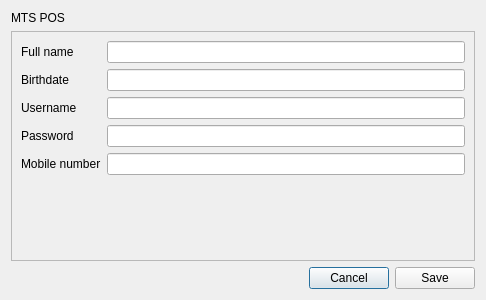
<?xml version="1.0" encoding="UTF-8"?>
<ui version="4.0">
 <class>DialogEditCurrentUser</class>
 <widget class="QDialog" name="DialogEditCurrentUser">
  <property name="geometry">
   <rect>
    <x>0</x>
    <y>0</y>
    <width>486</width>
    <height>300</height>
   </rect>
  </property>
  <property name="windowTitle">
   <string>Edit</string>
  </property>
  <layout class="QVBoxLayout" name="verticalLayout">
   <item>
    <widget class="QLabel" name="label_6">
     <property name="sizePolicy">
      <sizepolicy hsizetype="Preferred" vsizetype="Fixed">
       <horstretch>0</horstretch>
       <verstretch>0</verstretch>
      </sizepolicy>
     </property>
     <property name="text">
      <string>MTS POS</string>
     </property>
    </widget>
   </item>
   <item>
    <widget class="QScrollArea" name="scrollArea">
     <property name="widgetResizable">
      <bool>true</bool>
     </property>
     <widget class="QWidget" name="scrollAreaWidgetContents">
      <property name="geometry">
       <rect>
        <x>0</x>
        <y>0</y>
        <width>466</width>
        <height>230</height>
       </rect>
      </property>
      <layout class="QFormLayout" name="formLayout">
       <item row="0" column="0">
        <widget class="QLabel" name="label_4">
         <property name="text">
          <string>Full name</string>
         </property>
        </widget>
       </item>
       <item row="0" column="1">
        <widget class="QLineEdit" name="lineEditFullName"/>
       </item>
       <item row="1" column="0">
        <widget class="QLabel" name="label_5">
         <property name="text">
          <string>Birthdate</string>
         </property>
        </widget>
       </item>
       <item row="1" column="1">
        <widget class="QLineEdit" name="lineEditBirthDate"/>
       </item>
       <item row="2" column="0">
        <widget class="QLabel" name="label">
         <property name="text">
          <string>Username</string>
         </property>
        </widget>
       </item>
       <item row="2" column="1">
        <widget class="QLineEdit" name="lineEditBirthDate_2"/>
       </item>
       <item row="3" column="0">
        <widget class="QLabel" name="label_2">
         <property name="text">
          <string>Password</string>
         </property>
        </widget>
       </item>
       <item row="3" column="1">
        <widget class="QLineEdit" name="lineEditPassword"/>
       </item>
       <item row="4" column="0">
        <widget class="QLabel" name="label_3">
         <property name="text">
          <string>Mobile number</string>
         </property>
        </widget>
       </item>
       <item row="4" column="1">
        <widget class="QLineEdit" name="lineEditMobileNumber"/>
       </item>
      </layout>
     </widget>
    </widget>
   </item>
   <item>
    <layout class="QHBoxLayout" name="horizontalLayout">
     <item>
      <spacer name="horizontalSpacer">
       <property name="orientation">
        <enum>Qt::Horizontal</enum>
       </property>
       <property name="sizeHint" stdset="0">
        <size>
         <width>40</width>
         <height>20</height>
        </size>
       </property>
      </spacer>
     </item>
     <item>
      <widget class="QPushButton" name="pushButtonCancel">
       <property name="text">
        <string>Cancel</string>
       </property>
      </widget>
     </item>
     <item>
      <widget class="QPushButton" name="pushButtonCreate">
       <property name="text">
        <string>Save</string>
       </property>
      </widget>
     </item>
    </layout>
   </item>
  </layout>
 </widget>
 <resources/>
 <connections/>
</ui>
